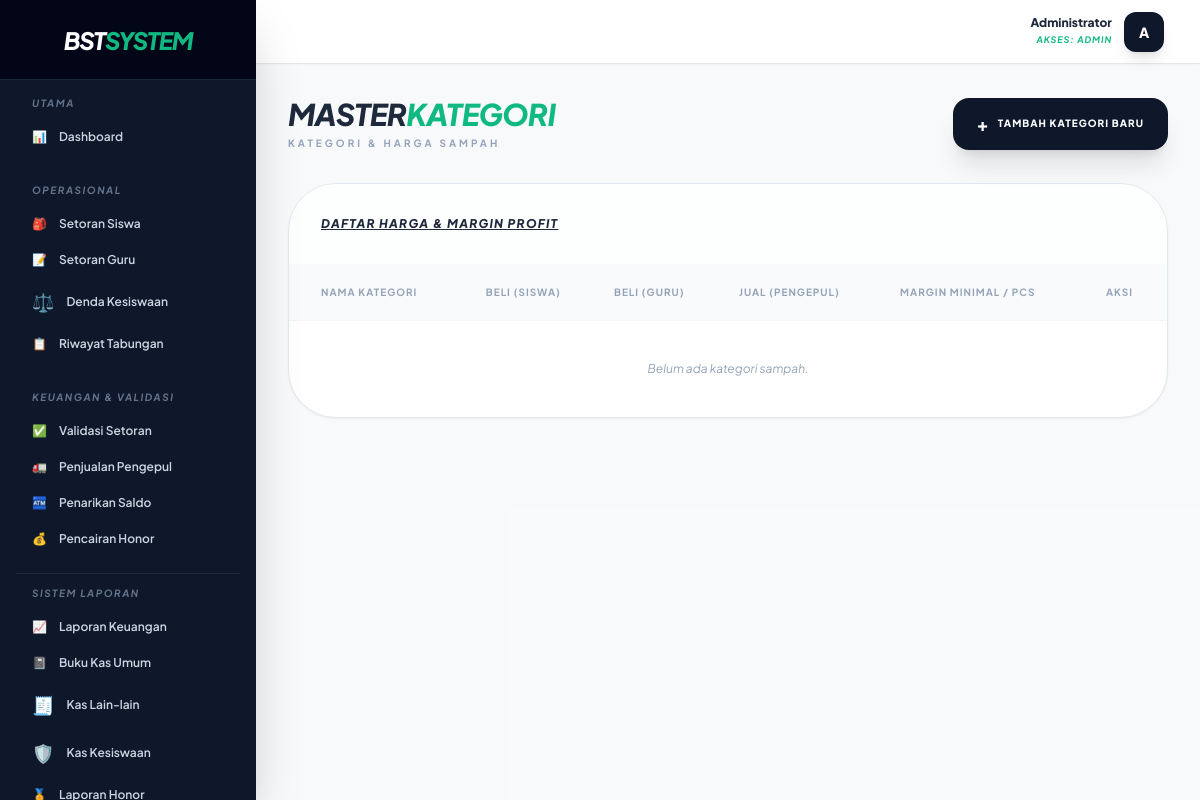
The app's page /public/sampah (signed in), older data.
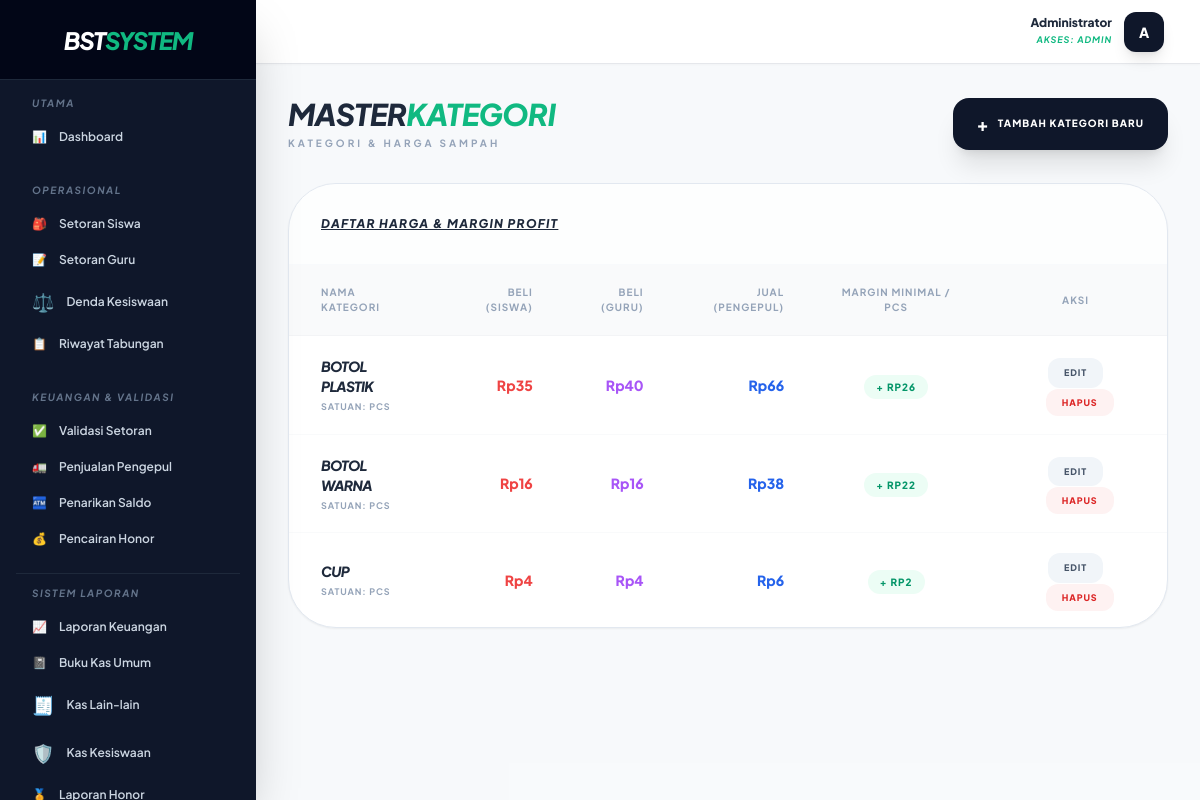
The same page, newer data.
### tables this page shows
CREATE TABLE `kategori_sampah` (
  `id` int(11) NOT NULL AUTO_INCREMENT,
  `nama_sampah` varchar(100) NOT NULL,
  `harga_dasar` decimal(15,2) NOT NULL DEFAULT 0.00,
  `harga_guru` decimal(10,2) DEFAULT 0.00,
  `harga_pengepul` decimal(15,2) NOT NULL DEFAULT 0.00,
  `satuan` varchar(20) DEFAULT 'Pcs',
  PRIMARY KEY (`id`)
);

### app/Core/Database.php (called while the page is built, shortened)
<?php
class Database {
    private static $instance = null;
    private $conn;
    private function __construct() {
        try {
            $dsn = "mysql:host=" . DB_HOST . ";dbname=" . DB_NAME . ";charset=utf8mb4";
            $options = [
                PDO::ATTR_ERRMODE => PDO::ERRMODE_EXCEPTION,
                PDO::ATTR_DEFAULT_FETCH_MODE => PDO::FETCH_ASSOC,
                PDO::ATTR_EMULATE_PREPARES => false,
            ];
            $this->conn = new PDO($dsn, DB_USER, DB_PASS, $options);
        } catch (PDOException $e) {
            die("Koneksi Database Gagal: " . $e->getMessage());
        }
    }
    public static function getInstance() {
        if (self::$instance === null) {
            self::$instance = new self();
        }
        return self::$instance;
    }
    public function getConnection() {
        return $this->conn;
    }
}

### app/Controllers/SampahController.php (called while the page is built, shortened)
<?php
require_once __DIR__ . '/../Core/Database.php';
class SampahController {
    private $db;
    public function __construct() {
        $this->db = Database::getInstance()->getConnection();
    }
    public function index() {
        $kategori = $this->db->query("
            SELECT * FROM kategori_sampah
            WHERE nama_sampah != '🌟 REWARD PRESTASI'
            ORDER BY nama_sampah ASC
        ")->fetchAll();
        require_once __DIR__ . '/../../views/layouts/admin.php';
    }
}

### views/admin/sampah/index.php (the view, shortened to what this page needs)
<div class="max-w-7xl mx-auto space-y-8 pb-10" x-data="{ showModal: false, isEdit: false, formData: { id: '', nama_sampah: '', harga_dasar: '', harga_guru: '', harga_pengepul: '' } }">
    <div class="flex flex-col md:flex-row md:items-center md:justify-between gap-4">
        <div>
            <h2 class="text-3xl font-black text-slate-800 italic uppercase tracking-tight">MASTER<span class="text-emerald-500">KATEGORI</span></h2>
            <p class="text-[10px] font-bold text-slate-400 uppercase tracking-[0.3em] mt-1">Kategori & Harga Sampah</p>
        </div>
        <button @click="showModal = true; isEdit = false; formData = {id:'', nama_sampah:'', harga_dasar:'', harga_guru:'', harga_pengepul:''}" class="px-6 py-3 bg-slate-900 text-white text-[10px] font-black uppercase tracking-widest rounded-2xl shadow-xl hover:bg-black transition-all flex items-center">
            <span class="mr-2 text-lg">+</span> Tambah Kategori Baru
        </button>
    </div>
    <div class="bg-white rounded-[3rem] border border-slate-200 shadow-sm overflow-hidden">
        <div class="p-8 border-b border-slate-50 bg-slate-50/30">
            <h3 class="font-black text-slate-800 text-xs uppercase tracking-widest italic underline">Daftar Harga & Margin Profit</h3>
        </div>
        <div class="overflow-x-auto">
            <table class="w-full text-left">
                <thead>
                    <tr class="bg-gray-50 border-b border-gray-100 text-[10px] uppercase text-slate-400 font-black tracking-widest">
                        <th class="px-8 py-5">Nama Kategori</th>
                        <th class="px-6 py-5 text-right">Beli (Siswa)</th>
                        <th class="px-6 py-5 text-right">Beli (Guru)</th>
                        <th class="px-6 py-5 text-right">Jual (Pengepul)</th>
                        <th class="px-8 py-5 text-center">Margin Minimal / Pcs</th>
                        <th class="px-8 py-5 text-center">Aksi</th>
                    </tr>
                </thead>
                <tbody class="divide-y divide-gray-50">
                    <?php if(empty($kategori)): ?>
                        <tr><td colspan="6" class="px-8 py-10 text-center text-slate-400 text-xs italic">Belum ada kategori sampah.</td></tr>
                    <?php else: ?>
                        <?php foreach($kategori as $k):
                            $harga_guru = isset($k['harga_guru']) ? $k['harga_guru'] : $k['harga_dasar'];
                            $harga_beli_tertinggi = max($k['harga_dasar'], $harga_guru);
                            $margin = $k['harga_pengepul'] - $harga_beli_tertinggi;
                        ?>
                        <tr class="hover:bg-slate-50 transition-all">
                            <td class="px-8 py-5">
                                <div class="font-black text-slate-800 text-sm uppercase italic tracking-tighter"><?= htmlspecialchars($k['nama_sampah']) ?></div>
                                <div class="text-[9px] font-bold text-slate-400 uppercase tracking-widest mt-1">Satuan: <?= htmlspecialchars($k['satuan']) ?></div>
                            </td>
                            <td class="px-6 py-5 text-right font-black text-red-500 text-sm">Rp<?= number_format($k['harga_dasar'], 0, ',', '.') ?></td>
                            <td class="px-6 py-5 text-right font-black text-purple-500 text-sm">Rp<?= number_format($harga_guru, 0, ',', '.') ?></td>
                            <td class="px-6 py-5 text-right font-black text-blue-600 text-sm">Rp<?= number_format($k['harga_pengepul'], 0, ',', '.') ?></td>
                            <td class="px-8 py-5 text-center">
                                <span class="px-3 py-1.5 <?= $margin >= 0 ? 'bg-emerald-50 text-emerald-600' : 'bg-red-50 text-red-600' ?> rounded-full text-[10px] font-black uppercase tracking-widest">
                                    <?= $margin >= 0 ? '+' : '' ?> Rp<?= number_format($margin, 0, ',', '.') ?>
                                </span>
                            </td>
                            <td class="px-8 py-5 text-center space-x-2">
                                <button @click="showModal = true; isEdit = true; formData = { id: '<?= $k['id'] ?>', nama_sampah: '<?= addslashes($k['nama_sampah']) ?>', harga_dasar: '<?= $k['harga_dasar'] ?>', harga_guru: '<?= $harga_guru ?>', harga_pengepul: '<?= $k['harga_pengepul'] ?>' }"
                                        class="px-4 py-2 bg-slate-100 text-slate-600 hover:bg-slate-800 hover:text-white rounded-xl text-[9px] font-black uppercase tracking-widest transition-all">
                                    Edit
                                </button>
                                <a href="<?= BASE_URL ?>/sampah/delete?id=<?= $k['id'] ?>" onclick="return confirm('Yakin ingin menghapus kategori ini?')" class="px-4 py-2 bg-red-50 text-red-600 hover:bg-red-600 hover:text-white rounded-xl text-[9px] font-black uppercase tracking-widest transition-all">
                                    Hapus
                                </a>
                            </td>
                        </tr>
                        <?php endforeach; ?>
                    <?php endif; ?>
                </tbody>
            </table>
        </div>
    </div>
</div>

### public/index.php (shortened to what this page needs)
<?php
$url = isset($_GET['url']) ? rtrim($_GET['url'], '/') : 'auth/login';
$url = filter_var($url, FILTER_SANITIZE_URL);
$urlParts = explode('/', $url);
$controllerName = ucfirst($urlParts[0]) . 'Controller';
$methodName = isset($urlParts[1]) ? $urlParts[1] : 'index';
$controllerFile = __DIR__ . '/../app/Controllers/' . $controllerName . '.php';
if (file_exists($controllerFile)) {
    $controller = new $controllerName();
    if (method_exists($controller, $methodName)) {
        unset($urlParts[0]);
        unset($urlParts[1]);
        $params = $urlParts ? array_values($urlParts) : [];
        call_user_func_array([$controller, $methodName], $params);
    } else {
        http_response_code(404);
        echo "404 - Method tidak ditemukan!";
    }
} else {
    http_response_code(404);
    echo "404 - Controller tidak ditemukan!";
}

### views/layouts/admin.php (shortened to what this page needs)
<!DOCTYPE html>
<html lang="id">
<head>
    <script src="https://cdn.tailwindcss.com"></script>
</head>
<body x-data="{ sidebarOpen: false }">
    <div class="flex h-screen overflow-hidden">
        <aside :class="sidebarOpen ? 'translate-x-0' : '-translate-x-full'"
               class="fixed inset-y-0 left-0 z-50 w-64 bg-slate-900 text-slate-300 transition-transform duration-300 transform lg:translate-x-0 lg:static lg:inset-0 shadow-2xl flex flex-col">
            <div class="flex items-center justify-center h-20 bg-slate-950 border-b border-slate-800 flex-shrink-0">
                <span class="text-2xl font-black text-white italic tracking-tighter uppercase">BST<span class="text-emerald-500">SYSTEM</span></span>
            </div>
            <nav class="flex-1 mt-4 px-4 space-y-1 overflow-y-auto custom-scrollbar">
                <div class="pb-3">
                    <p class="nav-header text-[10px] font-bold text-slate-500 uppercase px-4 mb-2">Utama</p>
                    <a href="<?= BASE_URL ?>/dashboard" class="sidebar-link flex items-center px-4 py-2.5 text-xs font-semibold rounded-xl hover:bg-slate-800 transition-all">
                        <span class="mr-3">📊</span> Dashboard
                    </a>
                </div>
                <?php if($_SESSION['role'] === 'admin' || $_SESSION['role'] === 'staff'): ?>
                <div class="py-3">
                    <p class="nav-header text-[10px] font-bold text-slate-500 uppercase px-4 mb-2">Operasional</p>
                    <a href="<?= BASE_URL ?>/setoran/siswa_kelas" class="sidebar-link flex items-center px-4 py-2.5 text-xs font-semibold rounded-xl hover:bg-slate-800 transition-all">
                        <span class="mr-3">🎒</span> Setoran Siswa
                    </a>
                    <a href="<?= BASE_URL ?>/setoran/guru" class="sidebar-link flex items-center px-4 py-2.5 text-xs font-semibold rounded-xl hover:bg-slate-800 transition-all">
                        <span class="mr-3">📝</span> Setoran Guru
                    </a>
                    <a href="<?= BASE_URL ?>/setoran/create_kesiswaan" class="sidebar-link flex items-center px-4 py-2.5 text-xs font-semibold rounded-xl hover:bg-slate-800 transition-all">
                        <span class="mr-3 text-lg">⚖️</span> Denda Kesiswaan
                    </a>
                    <?php if($_SESSION['role'] === 'admin'): ?>
                    <a href="<?= BASE_URL ?>/setoran/siswa" class="sidebar-link flex items-center px-4 py-2.5 text-xs font-semibold rounded-xl hover:bg-slate-800 transition-all">
                        <span class="mr-3">📋</span> Riwayat Tabungan
                    </a>
                    <?php endif; ?>
                </div>
                <?php endif; ?>
                <?php if($_SESSION['role'] === 'admin'): ?>
                <div class="py-3">
                    <p class="nav-header text-[10px] font-bold text-slate-500 uppercase px-4 mb-2">Keuangan & Validasi</p>
                    <a href="<?= BASE_URL ?>/setoran/validasi" class="sidebar-link flex items-center px-4 py-2.5 text-xs font-semibold rounded-xl hover:bg-slate-800 transition-all">
                        <span class="mr-3">✅</span> Validasi Setoran
                    </a>
                    <a href="<?= BASE_URL ?>/penjualan" class="sidebar-link flex items-center px-4 py-2.5 text-xs font-semibold rounded-xl hover:bg-slate-800 transition-all">
                        <span class="mr-3">🚛</span> Penjualan Pengepul
                    </a>
                    <a href="<?= BASE_URL ?>/penarikan" class="sidebar-link flex items-center px-4 py-2.5 text-xs font-semibold rounded-xl hover:bg-slate-800 transition-all">
                        <span class="mr-3">🏧</span> Penarikan Saldo
                    </a>
                    <a href="<?= BASE_URL ?>/honor" class="sidebar-link flex items-center px-4 py-2.5 text-xs font-semibold rounded-xl hover:bg-slate-800 transition-all">
                        <span class="mr-3">💰</span> Pencairan Honor
                    </a>
                </div>
                <div class="py-3 border-t border-slate-800 mt-4">
                    <p class="nav-header text-[10px] font-bold text-slate-500 uppercase px-4 mb-2">Sistem Laporan</p>
                    <a href="<?= BASE_URL ?>/laporan/keuangan" class="sidebar-link flex items-center px-4 py-2.5 text-xs font-semibold rounded-xl hover:bg-slate-800 transition-all">
                        <span class="mr-3">📈</span> Laporan Keuangan
                    </a>
                    <a href="<?= BASE_URL ?>/laporan/buku_kas" class="sidebar-link flex items-center px-4 py-2.5 text-xs font-semibold rounded-xl hover:bg-slate-800 transition-all">
                        <span class="mr-3">📓</span> Buku Kas Umum
                    </a>
                    <a href="<?= BASE_URL ?>/kas" class="sidebar-link flex items-center px-4 py-2.5 text-xs font-semibold rounded-xl hover:bg-slate-800 transition-all">
                        <span class="mr-3 text-lg">🧾</span> Kas Lain-lain
                    </a>
                    <a href="<?= BASE_URL ?>/laporan/kas_kesiswaan" class="sidebar-link flex items-center px-4 py-2.5 text-xs font-semibold rounded-xl hover:bg-slate-800 transition-all">
                        <span class="mr-3 text-lg">🛡️</span> Kas Kesiswaan
                    </a>
                    <a href="<?= BASE_URL ?>/laporan/honor" class="sidebar-link flex items-center px-4 py-2.5 text-xs font-semibold rounded-xl hover:bg-slate-800 transition-all">
                        <span class="mr-3">🏅</span> Laporan Honor
                    </a>
                </div>
                <?php endif; ?>
            </nav>
        </aside>
        <div class="flex-1 flex flex-col overflow-hidden">
            <header class="flex items-center justify-between h-16 px-8 bg-white border-b border-gray-200 flex-shrink-0 shadow-sm">
                <div class="ml-auto relative" x-data="{ open: false }">
                    <button @click="open = !open" class="flex items-center space-x-3 p-1 rounded-2xl hover:bg-gray-50 transition-all focus:outline-none">
                        <div class="text-right hidden sm:block">
                            <p class="text-xs font-black text-slate-800 leading-none"><?= htmlspecialchars($_SESSION['nama']) ?></p>
                            <p class="text-[9px] text-emerald-500 font-bold uppercase mt-1 tracking-widest italic">Akses: <?= strtoupper($_SESSION['role']) ?></p>
                        </div>
                        <div class="w-10 h-10 rounded-xl bg-slate-900 flex items-center justify-center text-white text-sm font-black shadow-lg uppercase">
                            <?= substr($_SESSION['nama'], 0, 1) ?>
                        </div>
                    </button>
                </div>
            </header>
            <main class="flex-1 overflow-x-hidden overflow-y-auto p-8 bg-slate-50/50">
                <div class="container mx-auto">
                    <?php require_once $content; ?>
                </div>
            </main>
        </div>
    </div>
</body>
</html>

### views/layouts/admin.php (style rules this page uses)
body { font-family: 'Plus Jakarta Sans', sans-serif; background-color: #f8fafc; }
.nav-header { font-style: italic; letter-spacing: 0.15em; }

Row changes from the older to the newer data that the page shows:
added kategori_sampah: nama_sampah "BOTOL PLASTIK", satuan "PCS", harga_dasar "35", harga_guru "40", harga_pengepul "66", margin "26"
added kategori_sampah: nama_sampah "BOTOL WARNA", satuan "PCS", harga_dasar "16", harga_guru "16", harga_pengepul "38", margin "22"
added kategori_sampah: nama_sampah "CUP", satuan "PCS", harga_dasar "4", harga_guru "4", harga_pengepul "6", margin "2"
Text that changed along with them:
text no longer shown: "Belum ada kategori sampah."
